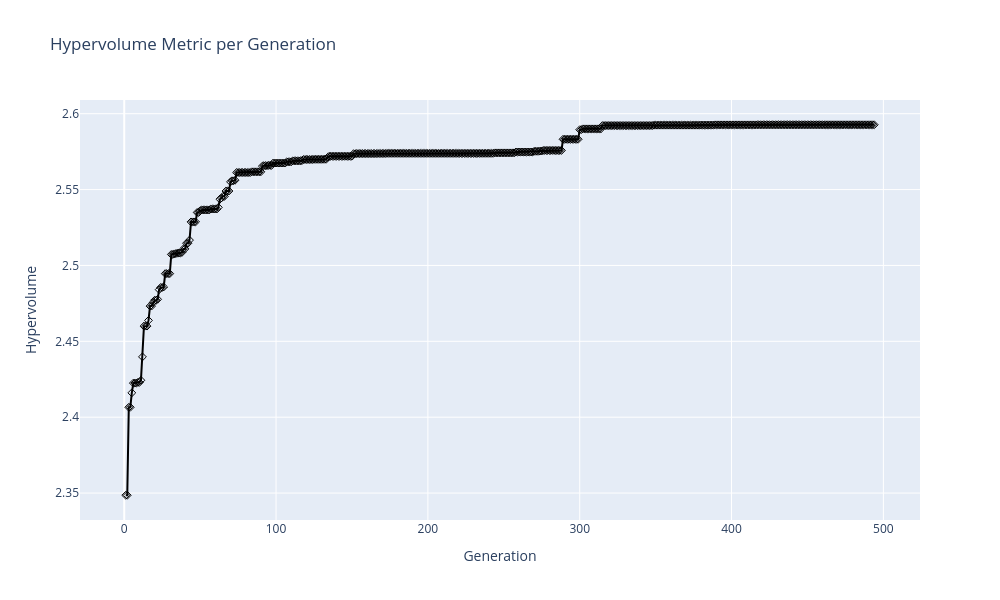

The code cell stored with this chart in its notebook:
### Markdown cell above
## Hypervolume plot

### Code cell
metric = Hypervolume(ref_point=np.array([0, 0]), 
                     norm_ref_point=False, 
                     zero_to_one=False)

hv_per_gen = []
generations = []

for i, algo in enumerate(res.history):
    F_gen = algo.opt.get("F")
    hv_val = metric.do(F_gen)
    hv_per_gen.append(hv_val)
    generations.append(i + 1) 

fig = px.line(x=generations, 
              y=hv_per_gen, 
              title='Hypervolume Metric per Generation',
              template='plotly',
              width=1000,
              height=600,
              labels={'x': 'Generation', 'y': 'Hypervolume'})

fig.update_traces(mode='lines+markers', 
                  line=dict(width=2, color='black'),
                  marker=dict(size=6, 
                              color='black', 
                              symbol='diamond-open'))

fig.show()

### Figure 1 — Plotly figure (JSON) as saved in the notebook; plotly's stock layout.template omitted (floating-point values rounded to 4 significant figures; data arrays with more than 128 entries replaced by an {"elided": "..."} marker saying what was removed)
{"data": [{"hovertemplate": "Generation=%{x}<br>Hypervolume=%{y}<extra></extra>", "legendgroup": "", "line": {"color": "black", "dash": "solid", "width": 2}, "marker": {"color": "black", "size": 6, "symbol": "diamond-open"}, "mode": "lines+markers", "name": "", "orientation": "v", "showlegend": false, "type": "scatter", "x": {"elided": "494 int values"}, "xaxis": "x", "y": {"elided": "494 float values"}, "yaxis": "y"}], "layout": {"height": 600, "legend": {"tracegroupgap": 0}, "title": {"text": "Hypervolume Metric per Generation"}, "width": 1000, "xaxis": {"anchor": "y", "domain": [0, 1], "title": {"text": "Generation"}}, "yaxis": {"anchor": "x", "domain": [0, 1], "title": {"text": "Hypervolume"}}}}
